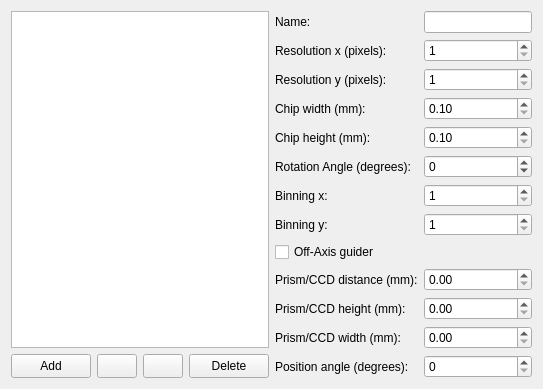
        <widget class="QWidget" name="sensorsTab">
         <attribute name="title">
          <string>Sensors</string>
         </attribute>
         <layout class="QGridLayout" name="gridLayout_4">
          <item row="0" column="0">
           <layout class="QHBoxLayout" name="horizontalLayout_3">
            <item>
             <layout class="QVBoxLayout" name="verticalLayout_5">
              <item>
               <widget class="QListView" name="ccdListView">
                <property name="editTriggers">
                 <set>QAbstractItemView::NoEditTriggers</set>
                </property>
                <property name="isWrapping" stdset="0">
                 <bool>false</bool>
                </property>
                <property name="viewMode">
                 <enum>QListView::ListMode</enum>
                </property>
                <property name="modelColumn">
                 <number>0</number>
                </property>
               </widget>
              </item>
              <item>
               <layout class="QHBoxLayout" name="horizontalLayout_11">
                <item>
                 <widget class="QPushButton" name="addCCD">
                  <property name="minimumSize">
                   <size>
                    <width>0</width>
                    <height>24</height>
                   </size>
                  </property>
                  <property name="focusPolicy">
                   <enum>Qt::NoFocus</enum>
                  </property>
                  <property name="text">
                   <string>Add</string>
                  </property>
                 </widget>
                </item>
                <item>
                 <widget class="QPushButton" name="pushButtonMoveSensorUp">
                  <property name="sizePolicy">
                   <sizepolicy hsizetype="Fixed" vsizetype="Fixed">
                    <horstretch>0</horstretch>
                    <verstretch>0</verstretch>
                   </sizepolicy>
                  </property>
                  <property name="minimumSize">
                   <size>
                    <width>24</width>
                    <height>24</height>
                   </size>
                  </property>
                  <property name="focusPolicy">
                   <enum>Qt::NoFocus</enum>
                  </property>
                  <property name="icon">
                   <iconset resource="../../../../data/gui/guiRes.qrc">
                    <normaloff>:/graphicGui/uibtUp.png</normaloff>
                    <disabledoff>:/graphicGui/uibtUp-disabled.png</disabledoff>:/graphicGui/uibtUp.png</iconset>
                  </property>
                 </widget>
                </item>
                <item>
                 <widget class="QPushButton" name="pushButtonMoveSensorDown">
                  <property name="sizePolicy">
                   <sizepolicy hsizetype="Fixed" vsizetype="Fixed">
                    <horstretch>0</horstretch>
                    <verstretch>0</verstretch>
                   </sizepolicy>
                  </property>
                  <property name="minimumSize">
                   <size>
                    <width>24</width>
                    <height>24</height>
                   </size>
                  </property>
                  <property name="focusPolicy">
                   <enum>Qt::NoFocus</enum>
                  </property>
                  <property name="icon">
                   <iconset resource="../../../../data/gui/guiRes.qrc">
                    <normaloff>:/graphicGui/uibtDown.png</normaloff>
                    <disabledoff>:/graphicGui/uibtDown-disabled.png</disabledoff>:/graphicGui/uibtDown.png</iconset>
                  </property>
                 </widget>
                </item>
                <item>
                 <widget class="QPushButton" name="deleteCCD">
                  <property name="minimumSize">
                   <size>
                    <width>0</width>
                    <height>24</height>
                   </size>
                  </property>
                  <property name="focusPolicy">
                   <enum>Qt::NoFocus</enum>
                  </property>
                  <property name="text">
                   <string>Delete</string>
                  </property>
                 </widget>
                </item>
               </layout>
              </item>
             </layout>
            </item>
            <item>
             <layout class="QGridLayout" name="gridLayout_13">
              <item row="11" column="1">
               <widget class="QDoubleSpinBox" name="OAGPrismW">
                <property name="decimals">
                 <number>2</number>
                </property>
                <property name="singleStep">
                 <double>0.100000000000000</double>
                </property>
               </widget>
              </item>
              <item row="10" column="1">
               <widget class="QDoubleSpinBox" name="OAGPrismH">
                <property name="decimals">
                 <number>2</number>
                </property>
                <property name="singleStep">
                 <double>0.100000000000000</double>
                </property>
               </widget>
              </item>
              <item row="8" column="0" colspan="2">
               <widget class="QCheckBox" name="OAG_checkBox">
                <property name="text">
                 <string>Off-Axis guider</string>
                </property>
               </widget>
              </item>
              <item row="3" column="1">
               <widget class="QDoubleSpinBox" name="ccdChipX">
                <property name="decimals">
                 <number>2</number>
                </property>
                <property name="minimum">
                 <double>0.100000000000000</double>
                </property>
                <property name="maximum">
                 <double>9999.000000000000000</double>
                </property>
                <property name="singleStep">
                 <double>0.100000000000000</double>
                </property>
               </widget>
              </item>
              <item row="7" column="1">
               <widget class="QSpinBox" name="ccdBinningY">
                <property name="minimum">
                 <number>1</number>
                </property>
                <property name="maximum">
                 <number>4</number>
                </property>
               </widget>
              </item>
              <item row="2" column="1">
               <widget class="QSpinBox" name="ccdResY">
                <property name="minimum">
                 <number>1</number>
                </property>
                <property name="maximum">
                 <number>100000</number>
                </property>
               </widget>
              </item>
              <item row="12" column="1">
               <widget class="QDoubleSpinBox" name="OAGPrismPA">
                <property name="decimals">
                 <number>0</number>
                </property>
                <property name="minimum">
                 <double>0.000000000000000</double>
                </property>
                <property name="maximum">
                 <double>360.000000000000000</double>
                </property>
                <property name="singleStep">
                 <double>1.000000000000000</double>
                </property>
               </widget>
              </item>
              <item row="5" column="1">
               <widget class="QDoubleSpinBox" name="ccdRotAngle">
                <property name="decimals">
                 <number>0</number>
                </property>
                <property name="minimum">
                 <double>-360.000000000000000</double>
                </property>
                <property name="maximum">
                 <double>360.000000000000000</double>
                </property>
               </widget>
              </item>
              <item row="2" column="0">
               <widget class="QLabel" name="CCDResY_lbl">
                <property name="text">
                 <string>Resolution y (pixels):</string>
                </property>
               </widget>
              </item>
              <item row="6" column="0">
               <widget class="QLabel" name="ccdBinningX_lbl">
                <property name="text">
                 <string>Binning x:</string>
                </property>
               </widget>
              </item>
              <item row="1" column="0">
               <widget class="QLabel" name="CCDResX_lbl">
                <property name="text">
                 <string>Resolution x (pixels):</string>
                </property>
               </widget>
              </item>
              <item row="0" column="0">
               <widget class="QLabel" name="CCDName_lbl">
                <property name="text">
                 <string>Name:</string>
                </property>
               </widget>
              </item>
              <item row="10" column="0">
               <widget class="QLabel" name="OAGPrismH_lbl">
                <property name="text">
                 <string>Prism/CCD height (mm):</string>
                </property>
               </widget>
              </item>
              <item row="6" column="1">
               <widget class="QSpinBox" name="ccdBinningX">
                <property name="minimum">
                 <number>1</number>
                </property>
                <property name="maximum">
                 <number>4</number>
                </property>
                <property name="value">
                 <number>1</number>
                </property>
               </widget>
              </item>
              <item row="9" column="0">
               <widget class="QLabel" name="OAGDist_lbl">
                <property name="toolTip">
                 <string>This is the distance from the center of the Imaging Sensor to the bottom of the Prism</string>
                </property>
                <property name="text">
                 <string>Prism/CCD distance (mm):</string>
                </property>
               </widget>
              </item>
              <item row="0" column="1">
               <widget class="QLineEdit" name="ccdName">
                <property name="sizePolicy">
                 <sizepolicy hsizetype="Expanding" vsizetype="Fixed">
                  <horstretch>0</horstretch>
                  <verstretch>0</verstretch>
                 </sizepolicy>
                </property>
                <property name="baseSize">
                 <size>
                  <width>100</width>
                  <height>22</height>
                 </size>
                </property>
                <property name="maxLength">
                 <number>50</number>
                </property>
               </widget>
              </item>
              <item row="13" column="0">
               <spacer name="CCDverticalSpacer">
                <property name="orientation">
                 <enum>Qt::Vertical</enum>
                </property>
                <property name="sizeHint" stdset="0">
                 <size>
                  <width>0</width>
                  <height>0</height>
                 </size>
                </property>
               </spacer>
              </item>
              <item row="4" column="1">
               <widget class="QDoubleSpinBox" name="ccdChipY">
                <property name="decimals">
                 <number>2</number>
                </property>
                <property name="minimum">
                 <double>0.100000000000000</double>
                </property>
                <property name="maximum">
                 <double>9999.000000000000000</double>
                </property>
                <property name="singleStep">
                 <double>0.100000000000000</double>
                </property>
               </widget>
              </item>
              <item row="9" column="1">
               <widget class="QDoubleSpinBox" name="OAGDist">
                <property name="decimals">
                 <number>2</number>
                </property>
                <property name="singleStep">
                 <double>0.100000000000000</double>
                </property>
               </widget>
              </item>
              <item row="1" column="1">
               <widget class="QSpinBox" name="ccdResX">
                <property name="minimum">
                 <number>1</number>
                </property>
                <property name="maximum">
                 <number>100000</number>
                </property>
               </widget>
              </item>
              <item row="5" column="0">
               <widget class="QLabel" name="ccdRotAngle_lbl">
                <property name="text">
                 <string>Rotation Angle (degrees):</string>
                </property>
               </widget>
              </item>
              <item row="7" column="0">
               <widget class="QLabel" name="ccdBinningY_lbl">
                <property name="text">
                 <string>Binning y:</string>
                </property>
               </widget>
              </item>
              <item row="11" column="0">
               <widget class="QLabel" name="OAGPrismW_lbl">
                <property name="text">
                 <string>Prism/CCD width (mm):</string>
                </property>
               </widget>
              </item>
              <item row="4" column="0">
               <widget class="QLabel" name="CCDChipY_lbl">
                <property name="text">
                 <string>Chip height (mm):</string>
                </property>
               </widget>
              </item>
              <item row="3" column="0">
               <widget class="QLabel" name="CCDChipX_lbl">
                <property name="text">
                 <string>Chip width (mm):</string>
                </property>
               </widget>
              </item>
              <item row="12" column="0">
               <widget class="QLabel" name="OAGPrismPA_lbl">
                <property name="text">
                 <string>Position angle (degrees):</string>
                </property>
               </widget>
              </item>
             </layout>
            </item>
           </layout>
          </item>
         </layout>
        </widget>
